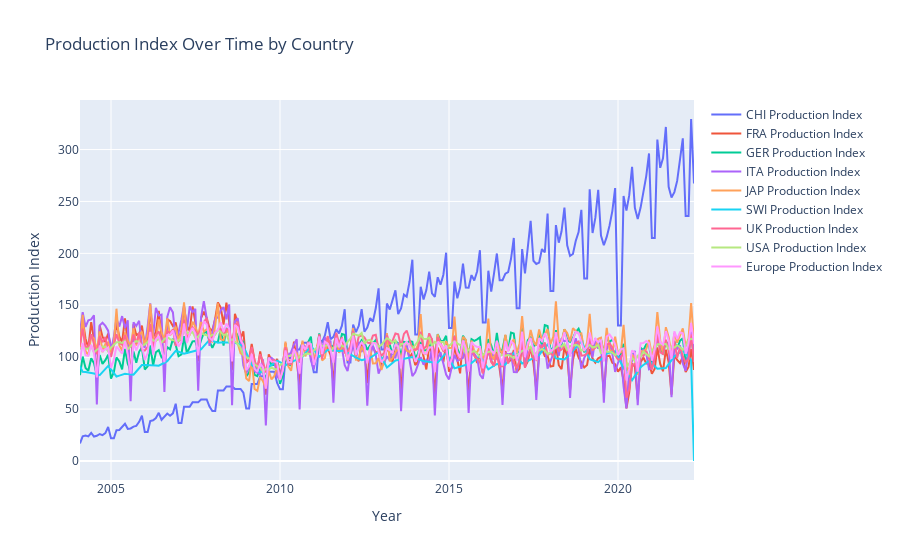

This figure's notebook cell:
### Code cell
production_columns = [
    'CHI Production Index', 'FRA Production Index', 'GER Production Index', 
    'ITA Production Index', 'JAP Production Index', 'SWI Production Index',
    'UK Production Index', 'USA Production Index', 'Europe Production Index'
]
production_data = market_data_resampled[production_columns]

# Create an empty list for traces
traces = []

# Create a trace for each country
for country in production_columns:
    trace = go.Scatter(
        x=production_data.index,  
        y=production_data[country],  
        mode='lines', 
        name=country 
    )
    traces.append(trace)

# Define the layout
layout = go.Layout(
    title="Production Index Over Time by Country",
    xaxis=dict(title='Year'),
    yaxis=dict(title='Production Index'),
)

# Create the figure and plot it
fig = go.Figure(data=traces, layout=layout)

# Show the plot
fig.show()

### Figure 1 — Plotly figure (JSON) as saved in the notebook; plotly's stock layout.template omitted (floating-point values rounded to 4 significant figures; data arrays with more than 128 entries replaced by an {"elided": "..."} marker saying what was removed)
{"data": [{"mode": "lines", "name": "CHI Production Index", "type": "scatter", "x": {"elided": "219 str values"}, "y": {"elided": "219 float values"}}, {"mode": "lines", "name": "FRA Production Index", "type": "scatter", "x": {"elided": "219 str values"}, "y": {"elided": "219 float values"}}, {"mode": "lines", "name": "GER Production Index", "type": "scatter", "x": {"elided": "219 str values"}, "y": {"elided": "219 float values"}}, {"mode": "lines", "name": "ITA Production Index", "type": "scatter", "x": {"elided": "219 str values"}, "y": {"elided": "219 float values"}}, {"mode": "lines", "name": "JAP Production Index", "type": "scatter", "x": {"elided": "219 str values"}, "y": {"elided": "219 float values"}}, {"mode": "lines", "name": "SWI Production Index", "type": "scatter", "x": {"elided": "219 str values"}, "y": {"elided": "219 float values"}}, {"mode": "lines", "name": "UK Production Index", "type": "scatter", "x": {"elided": "219 str values"}, "y": {"elided": "219 float values"}}, {"mode": "lines", "name": "USA Production Index", "type": "scatter", "x": {"elided": "219 str values"}, "y": {"elided": "219 float values"}}, {"mode": "lines", "name": "Europe Production Index", "type": "scatter", "x": {"elided": "219 str values"}, "y": {"elided": "219 float values"}}], "layout": {"title": {"text": "Production Index Over Time by Country"}, "xaxis": {"title": {"text": "Year"}}, "yaxis": {"title": {"text": "Production Index"}}}}
